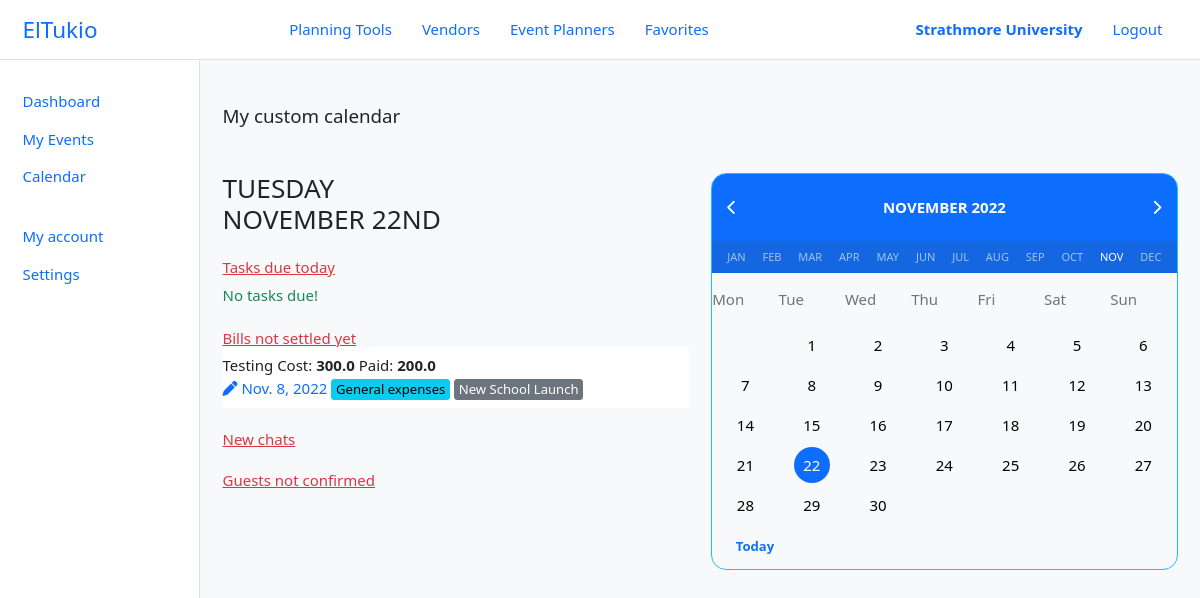
/my/calendar/ (signed in), run on an earlier commit of the app's database.
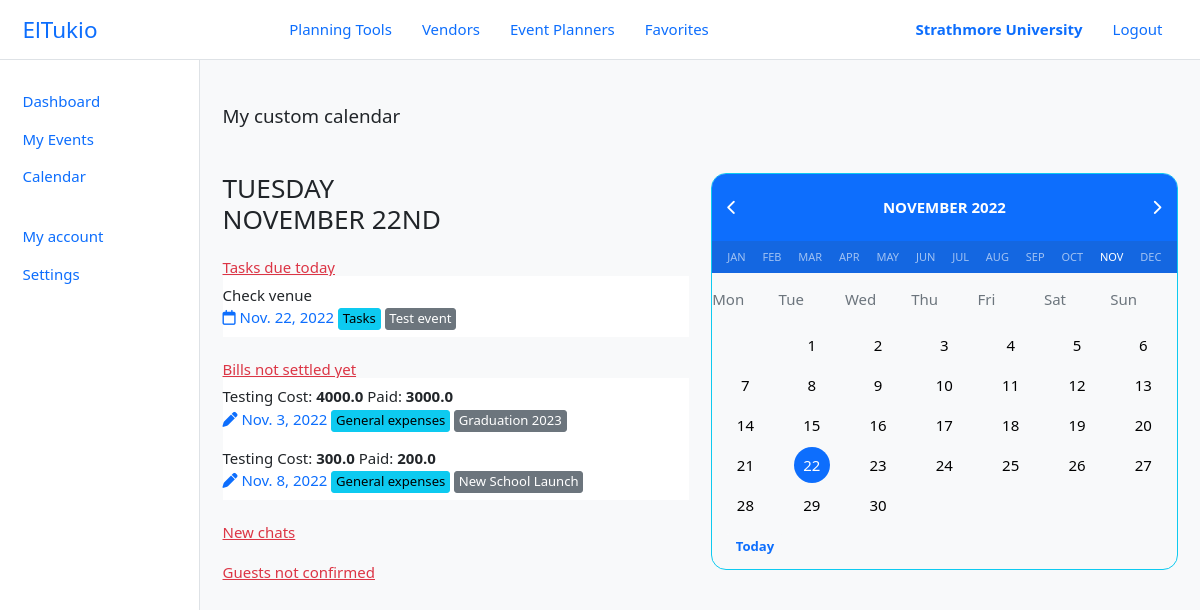
And on a later commit of the database.
### el_tukio/models.py (models this page shows, shortened)
class Expense(models.Model):
    event = models.ForeignKey(Event, on_delete=CASCADE)
    expense_category = models.ForeignKey(ExpenseCategory, on_delete=SET_NULL, blank=True, null=True)
    description = models.TextField(max_length=5000)
    total_cost = models.FloatField(help_text='Estimated taotal cost of this budget item')
    total_paid = models.FloatField( default=0, help_text='Total amount already paid for this budget item')
    budgeted_by = models.ForeignKey(User, on_delete=SET_NULL, blank=True, null=True)
    date_budgeted = models.DateTimeField(auto_now_add=True)
    comments = models.ManyToManyField(Comment, related_name='expense_comments')
    files = models.ManyToManyField(FileUpload, related_name='expense_files')
    deleted = models.BooleanField(default=False)
    date_deleted = models.DateTimeField(blank=True, null=True)
    @property
    def balance_cleared(self):
        return self.total_paid and self.total_cost == self.total_paid
    class Meta:
        constraints = [
            CheckConstraint(check=Q(total_cost__gte=F('total_paid')), name='check_total_cost_vs_paid')
        ]

class Event(models.Model):
    organizer = models.ForeignKey(Organizer, on_delete=CASCADE)
    event_name = models.CharField(max_length=100)
    event_date = models.DateField(help_text='When will this event be held?')
    event_budget = models.FloatField(help_text='What  is the budget for this event?')
    event_location = models.CharField(max_length=100, null=True, blank=True)
    guest_size = models.IntegerField(help_text='Expected number of guests at the event?')
    event_team = models.ManyToManyField(User, related_name='event_team_members')
    chatroom = models.OneToOneField(ChatRoom, on_delete=SET_NULL, blank=True, null=True)
    def __str__(self):
        return self.event_name

class Task(models.Model):
    event = models.ForeignKey(Event, on_delete=CASCADE)
    task = models.TextField(max_length=5000)
    task_group = models.ForeignKey(TaskGroup, on_delete=SET_NULL, blank=True, null=True)
    date_created = models.DateTimeField(auto_now_add=True)
    due_date = models.DateField(blank=True, null=True, help_text='When would you like to have this done?')
    created_by = models.ForeignKey(User, on_delete=SET_NULL, blank=True, null=True, related_name='created_by')
    assigned_to = models.ForeignKey(User, on_delete=SET_NULL, blank=True, null=True, related_name='assigned_to')
    completed = models.BooleanField(default=False, help_text='Mark this task as completed')
    date_completed = models.DateField(blank=True, null=True)
    completed_by = models.ForeignKey(User, on_delete=SET_NULL, blank=True, null=True, related_name='completed_by')
    comments = models.ManyToManyField(Comment, related_name='task_comments')
    files = models.ManyToManyField(FileUpload, related_name='task_files')
    deleted = models.BooleanField(default=False)
    date_deleted = models.DateTimeField(blank=True, null=True)

### el_tukio/views/main.py (the view)
# urls.py: path('my/calendar/', main.calendar, name='calendar'),
@login_required
def calendar(request, yy=None, mm=None, dd=None):
    dt = prev_year = prev_month = next_year = next_month = None
    if yy and mm and dd:
        dt = DT.datetime(yy, mm, dd)
    elif yy and mm:
        dt = DT.datetime(yy, mm, 1)
    else:
        dt = DT.datetime.now()
        yy = dt.year
        mm = dt.month
    if 1 < mm < 12:
        prev_month = mm - 1
        next_month = mm + 1
        prev_year = next_year = yy
    elif mm == 1:
        prev_month = 12
        prev_year = yy - 1
        next_month = mm + 1
        next_year = yy
    elif mm == 12:
        prev_month = mm - 1
        prev_year = yy
        next_month = 1
        next_year = yy + 1
    first_day = dt.date().replace(day=1)    # first day of month
    week_pos = first_day.weekday()  # day of week
    num_skip = range(week_pos)  # number of cells to skip
    num_days = CAL.monthrange(dt.year, dt.month)[1] # number of days in month
    month_days = range(1, (num_days+1))
    user = request.user
    due_tasks = []
    due_bills = []
    if user.is_organizer:
        events = user.organizer.event_set.all()
        for event in events:
            tasks = event.task_set.all()
            expenses = event.expense_set.all()
            for task in tasks:
                if not task.completed and task.due_date == dt.date():
                    due_tasks.append(task)
            for xp in expenses:
                if not xp.balance_cleared and xp.date_budgeted.date() <= dt.date():
                    due_bills.append(xp)
    context = {
        'active_dt': dt,
        'prev_month': prev_month,
        'next_month': next_month,
        'prev_year': prev_year,
        'next_year': next_year,
        'num_skip': num_skip,
        'month_days': month_days,
    }
    if user.is_organizer:
        context['due_tasks'] = due_tasks
        context['due_bills'] = due_bills
    return render(request, 'main/calendar.html', context)

### el_tukio/models.py (called while the page is built)
    @property
    def is_organizer(self):
        return self.user_type == self.UserType.ORGANIZER

    @property
    def is_planner(self):
        return self.user_type == self.UserType.PLANNER

    @property
    def is_vendor(self):
        return self.user_type == self.UserType.VENDOR

    @property
    def full_name(self):
        return self.get_full_name()

### templates/main/calendar.html (shortened to what the changed rows need)
{% extends 'layouts/dashboard.html' %}
{% load static %}
{% load widget_tweaks %}
{% block content %}
<div class="row row-cols-2">
    <div class="col">
        <div class="todays text-start">
            <ul class="list-group">
                <h6 class="text-danger text-decoration-underline mb-0">Tasks due today</h6>
                {% for task in due_tasks %}
                <li class="list-group-item border-0 px-0">
                    <div>{{ task.task }}</div>
                    <span class="text-primary" title="Due date">
                        <i class="fa-regular fa-calendar"></i>
                        {{ task.due_date }}
                    </span>
                    {% if task.task_group %}
                    <a role="button" href="{% url 'organizer-event-tasks' task.event.id task.task_group_id %}" class="btn btn-sm btn-info px-1 py-0">{{ task.task_group }}</a>
                    {% else %}
                    <a role="button" href="{% url 'organizer-event-tasks' task.event.id %}" class="btn btn-sm btn-info px-1 py-0">Tasks</a>
                    {% endif %}
                    <a role="button" href="{% url 'organizer-event-details' task.event.id %}" class="btn btn-sm btn-secondary px-1 py-0">
                        {{ task.event }}
                    </a>
                </li>
                {% empty %}
                <div class="text-success mt-2">No tasks due!</div>
                {% endfor %}
                <h6 class="text-danger text-decoration-underline mb-0 mt-4">Bills not settled yet</h6>
                {% for xp in due_bills %}
                <li class="list-group-item border-0 px-0">
                    <div>
                        {{ xp.description }}
                        <span>Cost: <strong>{{ xp.total_cost }}</strong></span>
                        <span>Paid: <strong>{{ xp.total_paid }}</strong></span>
                    </div>
                    <span class="text-primary" title="Date recorded">
                        <i class="fa-solid fa-pen"></i>
                        {{ xp.date_budgeted|date }}
                    </span>
                    <a role="button" href="{% url 'organizer-event-expenses' xp.event_id %}" class="btn btn-sm btn-info px-1 py-0">
                        {% if xp.expense_category %}
                        {{ xp.expense_category }}
                        {% else %}
                        General expenses
                        {% endif %}
                    </a>
                    <a role="button" href="{% url 'organizer-event-details' xp.event_id %}" class="btn btn-sm btn-secondary px-1 py-0">{{ xp.event }}</a>
                    {% empty %}
                    <div class="text-success mt-2">All events' bills settled!</div>
                    {% endfor %}
                </li>
                <h6 class="text-danger text-decoration-underline mb-0 mt-4">New chats</h6>
                <h6 class="text-danger text-decoration-underline mb-0 mt-4">Guests not confirmed</h6>
            </ul>
        </div>
    </div>
    <div class="col">
        <div class="calendar rounded-md overflow-hidden border border-info">
            <div class="calendar-body">
                {% for dd in month_days %}
                <div class="date {% if active_dt.day == dd %}active{% endif %}">
                    <a role="button" href="{% url 'calendar' yy=active_dt.year mm=active_dt.month dd=dd %}">{{ dd }}</a>
                </div>
                {% endfor %}
            </div>
        </div>
    </div>
</div>
{% endblock content %}

What changed in the data, as far as the page shows it:
added Task: task "Check venue", due_date "Nov. 22, 2022", shows "Tasks", event "Test event"
now on this page (row edited): Expense: description "Testing", total_cost "4000.0", total_paid "3000.0", date_budgeted "Nov. 3, 2022", shows "General expenses", event "Graduation 2023"
Also different on the page:
text no longer shown: "No tasks due!"
